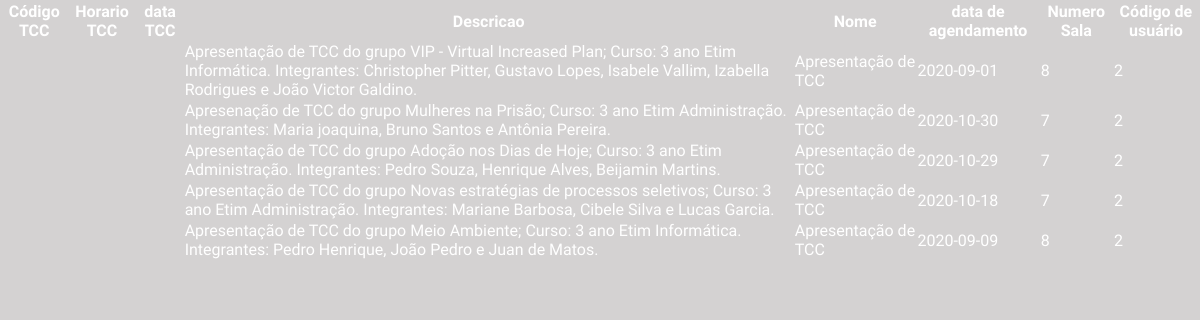
The app's page /rotinas/tcc/pesqTcc.php, older data.
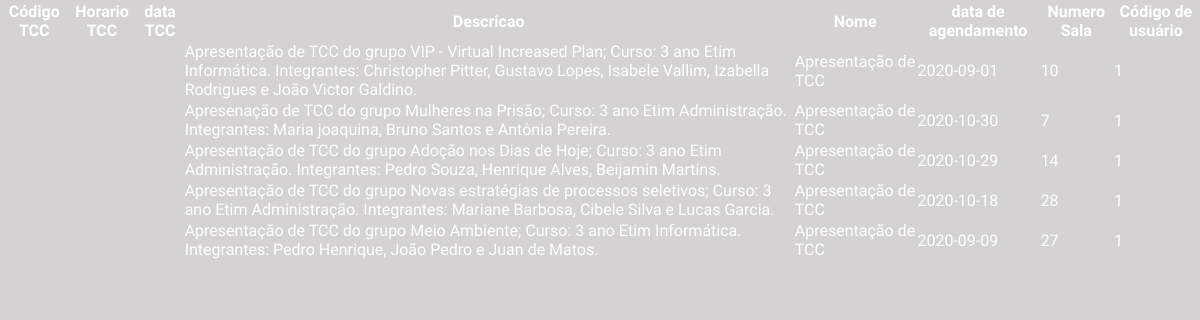
The same page, newer data.
### tables this page shows
CREATE TABLE `tcc` (
  `cod_tcc` int(11) NOT NULL,
  `horario_tcc` time NOT NULL,
  `data_tcc` date NOT NULL,
  `descricao` varchar(250) NOT NULL,
  `nome` varchar(50) NOT NULL,
  `data_agendamento` date NOT NULL,
  `num_sala` int(11) NOT NULL,
  `cod_usuario` int(11) NOT NULL
);

### rotinas/tcc/pesqTcc.php (the view, shortened to what this page needs)
<!DOCTYPE html>
<html lang="pt-br">
	<head>
		<link rel="stylesheet" href="../../css/rotinas.css">
        <link rel="stylesheet" href="https://maxcdn.bootstrapcdn.com/font-awesome/4.5.0/css/font-awesome.min.css">
        <link rel = "stylesheet" href = "https://use.fontawesome.com/releases/v5.5.0/css/all.css">
	</head>
	<body>
		<?php
			include 'config.php';
			include 'mysqlexecuta.php';
			$con = conectar();
			$nome = $_POST["nome"];
			$sql = "SELECT * FROM TCC where nome like '$nome%' order by nome";
			$res = mysqlexecuta($con,$sql);
			$quant = (mysql_num_rows($res));
			if ($quant==0){echo "TCC requerido está sem cadastro(a)";
			}
				else
				{
		?>
					<table>
						<tr id="titulo">
							<th>Código TCC</th>
							<th>Horario TCC</th>
							<th>data TCC</th>
							<th>Descricao</th>
							<th>Nome</th>
							<th>data de agendamento</th>
							<th>Numero Sala</th>
							<th>Código de usuário</th>
						</tr>
			<?php
				while ($row = mysql_fetch_array($res))
				{
			?>
							<tr>
								<td><?php echo $row['cod_TCC'];?></td>
								<td><?php echo $row['horario_TCC'];?></td>
								<td><?php echo $row['data_TCC'];?></td>
								<td><?php echo $row['descricao'];?>	</td>
								<td><?php echo $row['nome'];?></td>
								<td><?php echo $row['data_agendamento'];?></td>
								<td><?php echo $row['num_sala'];?></td>
								<td><?php echo $row['cod_usuario'];?></td>
							</tr>
		<?php
				}
				}
		?>
			</table>
	</body>
</html>

### rotinas/tcc/config.php (shortened to what this page needs)
<html>
	<head>
	</head>
	<body >
	</body>
</html>

### rotinas/tcc/mysqlexecuta.php (shortened to what this page needs)
<!DOCTYPE html>
<html lang="pt-br">
	<head>
		<link rel="stylesheet" href="../../css/rotinas2.css">
        <link rel="stylesheet" href="https://maxcdn.bootstrapcdn.com/font-awesome/4.5.0/css/font-awesome.min.css">
        <link rel = "stylesheet" href = "https://use.fontawesome.com/releases/v5.5.0/css/all.css">
	</head>
	<body>
		<?php
			function mysqlexecuta($id,$sql,$erro = 1){
				if(!($res = @mysql_query($sql,$id))){
					if($erro)
						echo "<br> Ocorreu um erro na excução do Comando SQL no banco de dados. Favor Contactar o Administrador";
						echo "<br> Comando: ".$sql."Id: ".$id;
						exit;
				}
				return $res;
			}
		?>
	</body>
</html>

### css/rotinas.css (style rules this page uses)
* { margin: 0; padding: 0; box-sizing: border-box; font-family: 'Yanone Kaffeesatz', sans-serif; color:#fff; border:none; font-size:100%; }
body { background:#d4d2d2; }

### css/rotinas2.css (style rules this page uses)
* { margin: 0; padding: 0; box-sizing: border-box; font-family: 'Yanone Kaffeesatz', sans-serif; color:#fff; border:none; font-size:100%; }
body { background:#d4d2d2; }

Row changes from the older to the newer data that the page shows:
changed tcc (number 1 of 5 on the later page): num_sala "8" → "10"; cod_usuario "2" → "1"
changed tcc (number 2 of 5 on the later page): cod_usuario "2" → "1"
changed tcc (number 3 of 5 on the later page): num_sala "7" → "14"; cod_usuario "2" → "1"
changed tcc (number 4 of 5 on the later page): num_sala "7" → "28"; cod_usuario "2" → "1"
changed tcc (number 5 of 5 on the later page): num_sala "8" → "27"; cod_usuario "2" → "1"
